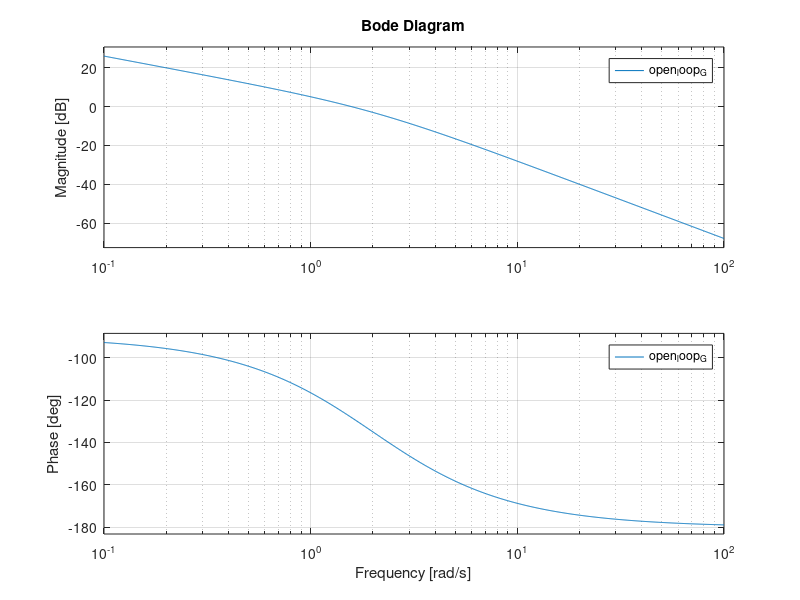
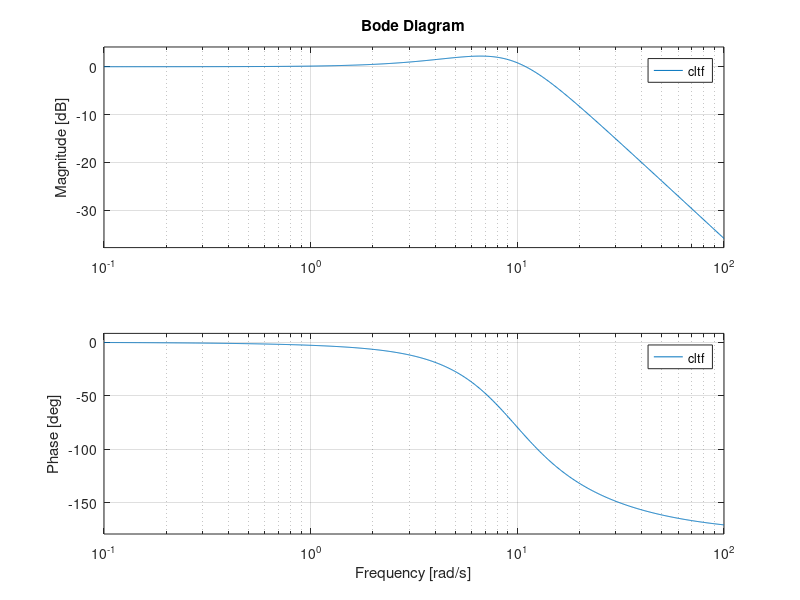

Reproduce these figures in MATLAB, in order.
%question 4
open_loop_G=tf( [4], [1 2 0]);
controller_C = tf( [40 40*5], [1 19]);

cltf = feedback( open_loop_G*controller_C, 1 )
%cltf = open_loop_G * controller_C / (1+ open_loop_G * controller_C);

% cltf = tf((160*s+800)/(s^3+21s^2+198s+800));
figure(1)
bode(open_loop_G)
%(160*s+800)/(s^3+21s^2+198s+800)

figure(2)
bode(cltf)

%this is a lead compensator

